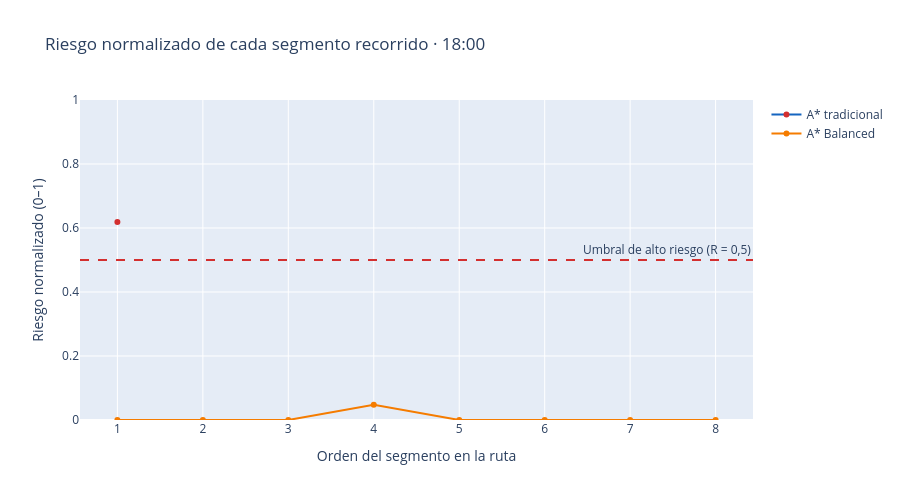

This figure's notebook cell:
### Markdown cell above
## Visualización 4. Perfil horario de riesgo por segmento

### Code cell
if DEMO_CASE is None:
    display(HTML("Perfil omitido: no hay un caso demostrativo válido."))
else:
    c = DEMO_CASE; hour = int(c["hour"])
    fast_edges = c["fast_metrics"]["edges"]
    balanced_edges = c["balanced_metrics"]["edges"]
    fast_risk = [edge_risk(ACCIDENT_RISK, *edge, hour) for edge in fast_edges]
    balanced_risk = [edge_risk(ACCIDENT_RISK, *edge, hour) for edge in balanced_edges]
    figure = go.Figure([
        go.Scatter(x=list(range(1,len(fast_risk)+1)), y=fast_risk, mode="lines+markers",
                   name="A* tradicional", line={"color":"#1565C0"},
                   marker={"color":["#D32F2F" if v>=DEMO_HIGH_RISK_THRESHOLD else "#1565C0" for v in fast_risk]}),
        go.Scatter(x=list(range(1,len(balanced_risk)+1)), y=balanced_risk, mode="lines+markers",
                   name="A* Balanced", line={"color":"#F57C00"},
                   marker={"color":["#D32F2F" if v>=DEMO_HIGH_RISK_THRESHOLD else "#F57C00" for v in balanced_risk]}),
    ])
    figure.add_hline(y=DEMO_HIGH_RISK_THRESHOLD, line_dash="dash", line_color="#D32F2F",
                     annotation_text="Umbral de alto riesgo (R = 0,5)")
    figure.update_layout(title=f"Riesgo normalizado de cada segmento recorrido · {hour:02d}:00",
                         xaxis_title="Orden del segmento en la ruta", yaxis_title="Riesgo normalizado (0–1)",
                         yaxis={"range":[0,1]}, height=500)
    display(figure)

### Figure 1 — Plotly figure (JSON) as saved in the notebook; plotly's stock layout.template omitted (floating-point values rounded to 4 significant figures)
{"data": [{"line": {"color": "#1565C0"}, "marker": {"color": ["#D32F2F"]}, "mode": "lines+markers", "name": "A* tradicional", "type": "scatter", "x": [1], "y": [0.619]}, {"line": {"color": "#F57C00"}, "marker": {"color": ["#F57C00", "#F57C00", "#F57C00", "#F57C00", "#F57C00", "#F57C00", "#F57C00", "#F57C00"]}, "mode": "lines+markers", "name": "A* Balanced", "type": "scatter", "x": [1, 2, 3, 4, 5, 6, 7, 8], "y": [0.0, 0.0, 0.0, 0.04762, 0.0, 0.0, 0.0, 0.0]}], "layout": {"annotations": [{"showarrow": false, "text": "Umbral de alto riesgo (R = 0,5)", "x": 1, "xanchor": "right", "xref": "x domain", "y": 0.5, "yanchor": "bottom", "yref": "y"}], "height": 500, "shapes": [{"line": {"color": "#D32F2F", "dash": "dash"}, "type": "line", "x0": 0, "x1": 1, "xref": "x domain", "y0": 0.5, "y1": 0.5, "yref": "y"}], "title": {"text": "Riesgo normalizado de cada segmento recorrido · 18:00"}, "xaxis": {"title": {"text": "Orden del segmento en la ruta"}}, "yaxis": {"range": [0, 1], "title": {"text": "Riesgo normalizado (0–1)"}}}}
